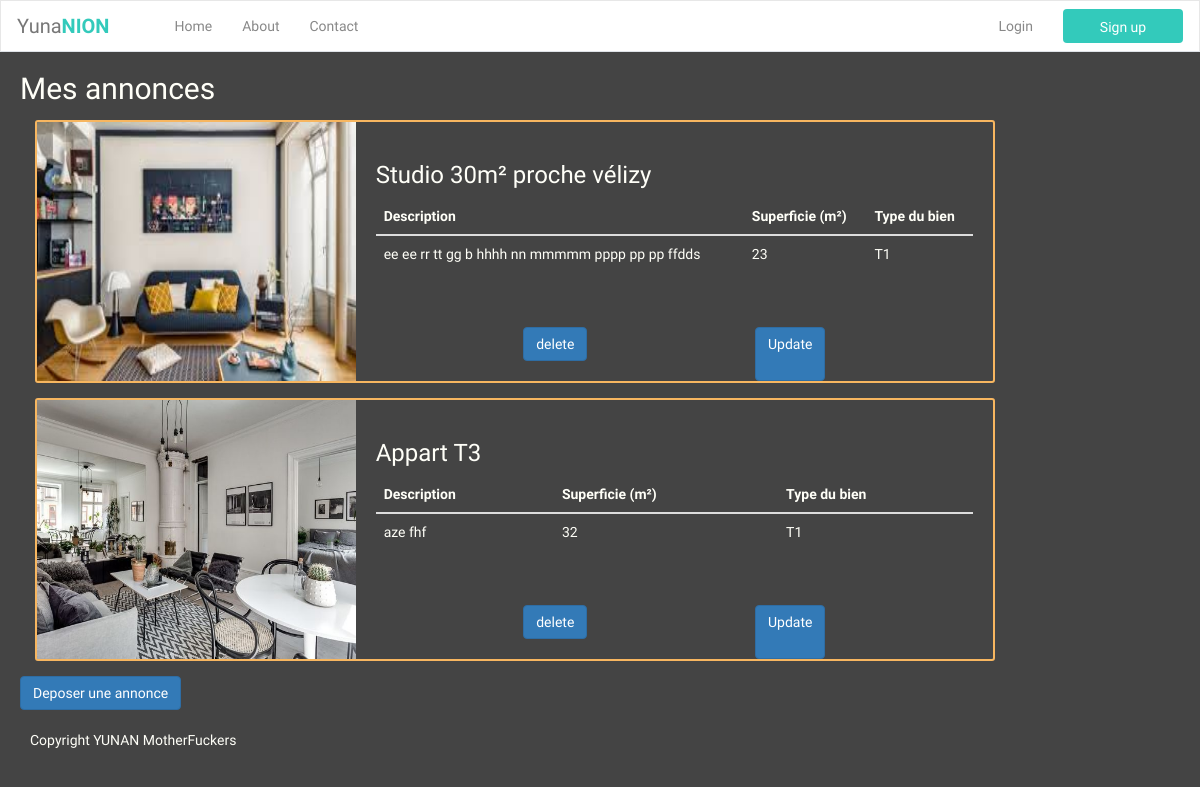
Before: /announce/ with the older database file.
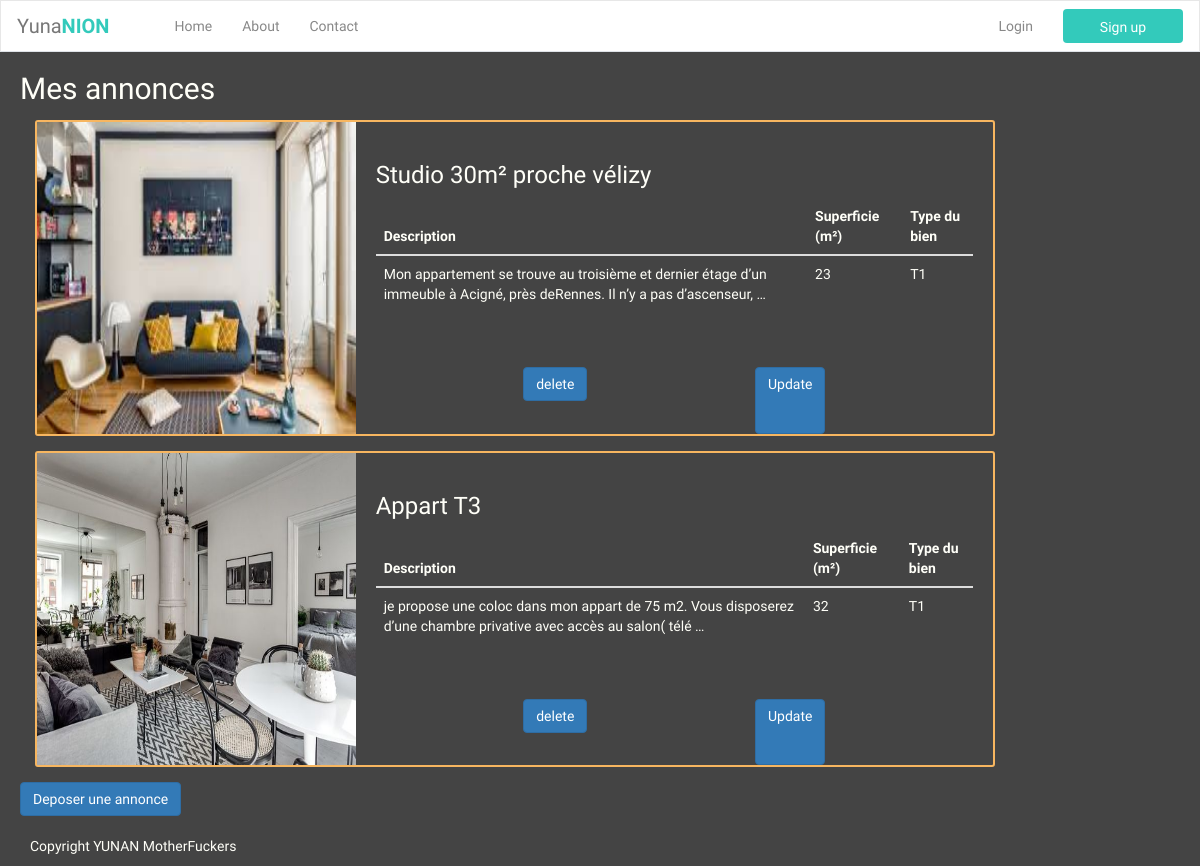
After: the same page with the newer database file.
### announce/models.py (models this page shows, shortened)
class Announce(models.Model):
    title = models.CharField(max_length=120)
    description = models.TextField(blank=True)
    GOOD_TYPE_CHOICES = [
        ('ST', 'Studio'),
        ('T1', 'Appart T1'),
        ('T2', 'Appart T2'),
        ('T3', 'Appart T3'),
        ('T4', 'Appart T4'),
    ]
    appart_type = models.CharField(max_length=2, choices=GOOD_TYPE_CHOICES)
    space = models.DecimalField(max_digits=3, decimal_places=0)
    image = models.ImageField(upload_to="images/")

### announce/views.py (the view, shortened to what this page needs)
# urls.py: path('', AnnounceList.as_view(), name='announce-list'),
class AnnounceList(ListView):
    template_name = 'announces/announce_list.html'
    model = Announce

### announce/templates/announces/announce_list.html (shortened to what this page needs)
{% extends 'base.html' %}
{% block head %}
<link rel="stylesheet" type="text/css" href="/static/css/announce-brief.css">
{% endblock %}
{% block content %}
    <div class="announces-list">
        <h2>Mes annonces</h2>
        {% for object in object_list %}
            <div class="announce-brief-container">
                <div class="announce-img-box">
                    <img class="announce-img" src="{{ object.image.url }}">
                </div>
                <div class="announce-summary-box">
                    <h3>{{ object.title }}</h3>
                    <table class="table mb-0">
                        <thead>
                        <tr>
                            <th>Description</th>
                            <th>Superficie (m²)</th>
                            <th>Type du bien</th>
                        </tr>
                        </thead>
                        <tbody>
                        <tr>
                            <td>{{ object.description|truncatewords:20}}</td>
                            <td>{{ object.space }}</td>
                            <td>{{ object.appart_type }}</td>
                        </tr>
                        </tbody>
                    </table>
                </div>
                <div class="announce-delete-update-box">
                    <form method="POST" >{% csrf_token %}
                        <button class="btn btn-primary" type="submit" onclick="return confirm('Are you sure you want to delete this?')">delete</button>
                    </form>
                    <a class="btn btn-primary" href="{{ object.id }}/update" role="button">Update</a>
                </div>
            </div>
        {% endfor %}
    <a class="btn btn-primary" href="./create" role="button">Deposer une annonce</a>
    </div>
{% endblock %}

Changed rows visible on the page:
changed Announce "Studio 30m² proche vélizy": description "ee ee rr tt gg b hhhh nn mmmmm pppp pp pp ffdds" → "Mon appartement se trouve au troisième et dernier étage d’un immeuble à Acigné, près deRennes. Il n’y a pas d’ascenseur, …"
changed Announce "Appart T3": description "aze fhf" → "je propose une coloc dans mon appart de 75 m2. Vous disposerez d’une chambre privative avec accès au salon( télé …"
